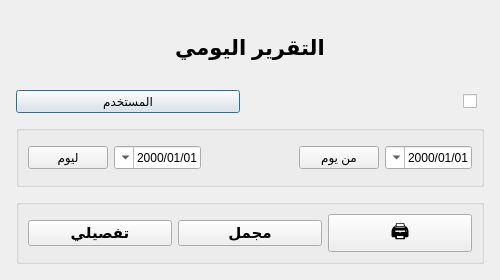
<?xml version="1.0" encoding="UTF-8"?>
<ui version="4.0">
 <class>DailyReport</class>
 <widget class="QDialog" name="DailyReport">
  <property name="geometry"><rect><x>0</x><y>0</y><width>500</width><height>280</height></rect></property>
  <property name="windowTitle"><string>التقرير اليومي</string></property>
  <property name="layoutDirection"><enum>Qt::RightToLeft</enum></property>
  <layout class="QVBoxLayout" name="rootLayout">
   <property name="spacing"><number>12</number></property>
   <property name="margin"><number>16</number></property>
   <item>
    <widget class="QLabel" name="lblTitle">
     <property name="text"><string>التقرير اليومي</string></property>
     <property name="alignment"><set>Qt::AlignCenter</set></property>
     <property name="font"><font><family>Tahoma</family><pointsize>16</pointsize><bold>true</bold></font></property>
    </widget>
   </item>
   <item>
    <layout class="QHBoxLayout">
     <item><spacer><property name="orientation"><enum>Qt::Horizontal</enum></property></spacer></item>
     <item><widget class="QCheckBox" name="chkUser"/></item>
     <item><widget class="QPushButton" name="btnUser"><property name="text"><string>المستخدم</string></property><property name="minimumHeight"><number>32</number></property></widget></item>
    </layout>
   </item>
   <item>
    <widget class="QGroupBox" name="grpDates">
     <layout class="QHBoxLayout" name="datesLayout">
      <item><widget class="QDateEdit" name="dateFrom"><property name="displayFormat"><string>dd/MM/yyyy</string></property><property name="calendarPopup"><bool>true</bool></property></widget></item>
      <item><widget class="QPushButton" name="btnFromDay"><property name="text"><string>من يوم</string></property><property name="minimumHeight"><number>32</number></property></widget></item>
      <item><spacer><property name="orientation"><enum>Qt::Horizontal</enum></property><property name="sizeHint"><size><width>20</width><height>20</height></size></property></spacer></item>
      <item><widget class="QDateEdit" name="dateTo"><property name="displayFormat"><string>dd/MM/yyyy</string></property><property name="calendarPopup"><bool>true</bool></property></widget></item>
      <item><widget class="QPushButton" name="btnToDay"><property name="text"><string>ليوم</string></property><property name="minimumHeight"><number>32</number></property></widget></item>
     </layout>
    </widget>
   </item>
   <item>
    <widget class="QGroupBox" name="grpButtons">
     <layout class="QHBoxLayout" name="buttonsLayout">
      <item><widget class="QPushButton" name="btnPrint"><property name="text"><string>🖨</string></property><property name="minimumSize"><size><width>44</width><height>38</height></size></property><property name="font"><font><family>Tahoma</family><pointsize>14</pointsize></font></property></widget></item>
      <item><widget class="QPushButton" name="btnSummary"><property name="text"><string>مجمل</string></property><property name="minimumHeight"><number>38</number></property><property name="font"><font><family>Tahoma</family><pointsize>11</pointsize><bold>true</bold></font></property></widget></item>
      <item><widget class="QPushButton" name="btnDetailed"><property name="text"><string>تفصيلي</string></property><property name="minimumHeight"><number>38</number></property><property name="font"><font><family>Tahoma</family><pointsize>11</pointsize><bold>true</bold></font></property></widget></item>
     </layout>
    </widget>
   </item>
  </layout>
 </widget>
 <resources/>
 <connections/>
</ui>
